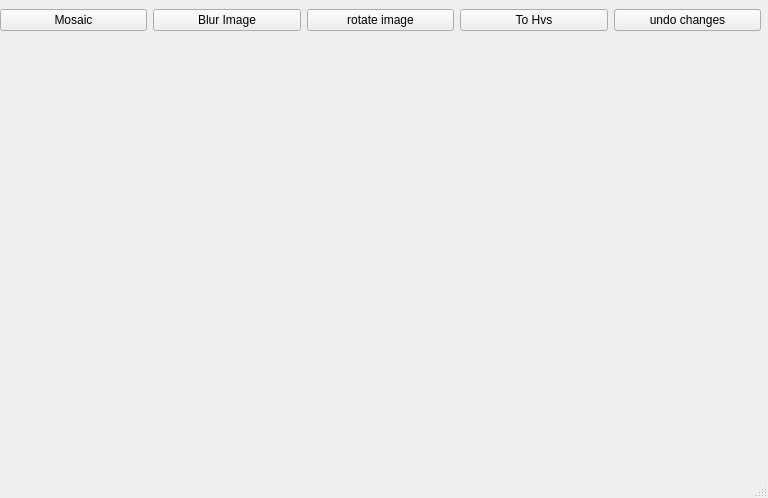
<?xml version="1.0" encoding="UTF-8"?>
<ui version="4.0">
 <class>MainWindow</class>
 <widget class="QMainWindow" name="MainWindow">
  <property name="geometry">
   <rect>
    <x>0</x>
    <y>0</y>
    <width>768</width>
    <height>498</height>
   </rect>
  </property>
  <property name="windowTitle">
   <string>MainWindow</string>
  </property>
  <widget class="QWidget" name="centralwidget">
   <widget class="ClickableLabel" name="label">
    <property name="geometry">
     <rect>
      <x>0</x>
      <y>50</y>
      <width>231</width>
      <height>161</height>
     </rect>
    </property>
    <property name="text">
     <string/>
    </property>
   </widget>
   <widget class="QWidget" name="horizontalLayoutWidget">
    <property name="geometry">
     <rect>
      <x>0</x>
      <y>0</y>
      <width>761</width>
      <height>41</height>
     </rect>
    </property>
    <layout class="QHBoxLayout" name="horizontalLayout">
     <item>
      <widget class="QPushButton" name="showAugment">
       <property name="text">
        <string>Mosaic</string>
       </property>
      </widget>
     </item>
     <item>
      <widget class="QPushButton" name="blurButton">
       <property name="text">
        <string>Blur Image</string>
       </property>
      </widget>
     </item>
     <item>
      <widget class="QPushButton" name="rotateButton">
       <property name="text">
        <string>rotate image</string>
       </property>
      </widget>
     </item>
     <item>
      <widget class="QPushButton" name="toHvsButton">
       <property name="text">
        <string>To Hvs</string>
       </property>
      </widget>
     </item>
     <item>
      <widget class="QPushButton" name="undoButton">
       <property name="text">
        <string>undo changes</string>
       </property>
      </widget>
     </item>
    </layout>
   </widget>
  </widget>
  <widget class="QMenuBar" name="menubar">
   <property name="geometry">
    <rect>
     <x>0</x>
     <y>0</y>
     <width>768</width>
     <height>37</height>
    </rect>
   </property>
  </widget>
  <widget class="QStatusBar" name="statusbar"/>
 </widget>
 <customwidgets>
  <customwidget>
   <class>ClickableLabel</class>
   <extends>QLabel</extends>
   <header location="global">clickablelabel.h</header>
  </customwidget>
 </customwidgets>
 <resources/>
 <connections/>
</ui>
